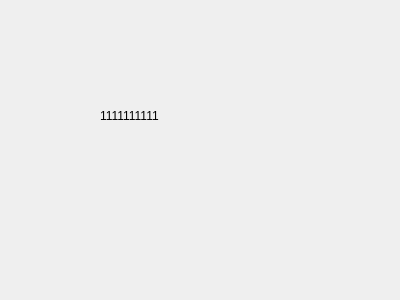
<?xml version="1.0" encoding="UTF-8"?>
<ui version="4.0">
 <class>Dialog</class>
 <widget class="QDialog" name="Dialog">
  <property name="geometry">
   <rect>
    <x>0</x>
    <y>0</y>
    <width>400</width>
    <height>300</height>
   </rect>
  </property>
  <property name="windowTitle">
   <string>Dialog</string>
  </property>
  <widget class="QLabel" name="label">
   <property name="geometry">
    <rect>
     <x>100</x>
     <y>100</y>
     <width>121</width>
     <height>31</height>
    </rect>
   </property>
   <property name="text">
    <string>1111111111</string>
   </property>
  </widget>
 </widget>
 <resources/>
 <connections/>
</ui>
